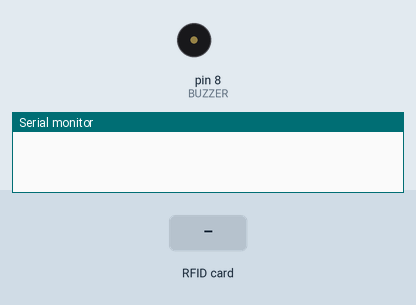
The sketch below on a simulated Arduino Uno, built with avr-gcc and run on an emulated ATmega328P. On the bench: buzzer (waves = sounding), the last lines printed to the serial monitor. The inputs (shaded band) are chosen by the test bench.

Above: at 1.2 s.
1.3 s: RFID card EB 96 70 8B held to the reader
At 1.58 s:
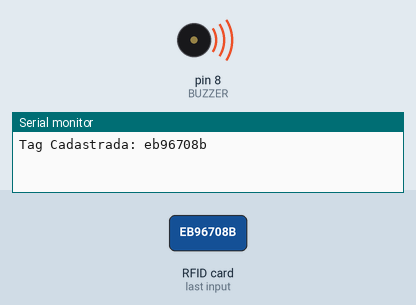
3.1 s: RFID card 5E 7A 19 C4 held to the reader
At 3.5 s:
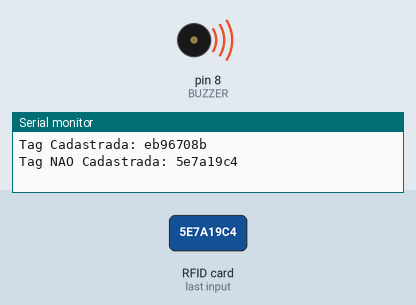
Timing chart, 0 to 6.1 s (numbered marks = the images above; inputs shaded):
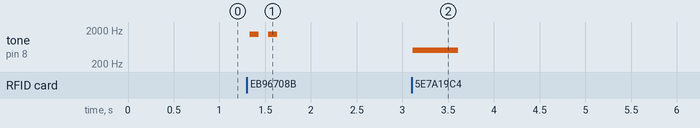

Measured:
- after the input at 1.3 s, tone on pin 8 (BUZZER): alternates 1500 Hz for 0.10 s and silent for 0.10 s, 4 changes in all, then stays silent, starting at once
- after the input at 3.1 s, tone on pin 8 (BUZZER): silent → 500 Hz at once, → silent 0.50 s later

The sketch:

controle_acesso_rfID.ino
```cpp
/*
-------- CONTROLE DE ACESSO VIA RFID ------------
=================================================
==   BLOG DA ROBOTICA - www.blogdarobotica.com ==
=================================================
Autor: Kleber Bastos
E-mail: contato@blogdarobotica.com
Fanpage: facebook.com/blogdarobotica
YouTube: youtube.com/user/blogdarobotica
*/

//Bibliotecas
#include <SPI.h>
#include <MFRC522.h>

//Pinos
#define LED_VERDE 6
#define LED_VERMELHO 7
#define BUZZER 8
#define SS_PIN 10
#define RST_PIN 9

String IDtag = ""; //Variável que armazenará o ID da Tag
bool Permitido = false; //Variável que verifica a permissão

//Vetor responsável por armazenar os ID's das Tag's cadastradas
String TagsCadastradas[] = {"eb96708b",
                            "ID_2",
                            "ID_3"};

MFRC522 LeitorRFID(SS_PIN, RST_PIN);    // Cria uma nova instância para o leitor e passa os pinos como parâmetro


void setup() {
        Serial.begin(9600);             // Inicializa a comunicação Serial
        SPI.begin();                    // Inicializa comunicacao SPI
        LeitorRFID.PCD_Init();          // Inicializa o leitor RFID
        //pinMode(LED_VERDE, OUTPUT);     // Declara o pino do led verde como saída
        //pinMode(LED_VERMELHO, OUTPUT);  // Declara o pino do led vermelho como saída
        //pinMode(BUZZER, OUTPUT);        // Declara o pino do buzzer como saída
}

void loop() {
  ler_ID();  //Chama a função responsável por fazer a leitura das Tag's
}

void ler_ID(){

        IDtag = ""; //Inicialmente IDtag deve estar vazia.

        // Verifica se existe uma Tag presente
        if ( !LeitorRFID.PICC_IsNewCardPresent() || !LeitorRFID.PICC_ReadCardSerial() ) {
            delay(50);
            return;
        }

        // Pega o ID da Tag através da função LeitorRFID.uid e Armazena o ID na variável IDtag
        for (byte i = 0; i < LeitorRFID.uid.size; i++) {
            IDtag.concat(String(LeitorRFID.uid.uidByte[i], HEX));
        }

        //Compara o valor do ID lido com os IDs armazenados no vetor TagsCadastradas[]
        for (int i = 0; i < (sizeof(TagsCadastradas)/sizeof(String)); i++) {
          if(  IDtag.equalsIgnoreCase(TagsCadastradas[i])  ){
              Permitido = true; //Variável Permitido assume valor verdadeiro caso o ID Lido esteja cadastrado
          }
        }

        if(Permitido == true) acessoLiberado(); //Se a variável Permitido for verdadeira será chamada a função acessoLiberado()
        else acessoNegado(); //Se não será chamada a função acessoNegado()

        delay(1000); //aguarda  segundo para efetuar uma nova leitura
}

void acessoLiberado(){
  Serial.println("Tag Cadastrada: " + IDtag); //Exibe a mensagem "Tag Cadastrada" e o ID da tag não cadastrada
    efeitoPermitido();  //Chama a função efeitoPermitido()
    Permitido = false;  //Seta a variável Permitido como false novamente
}

void acessoNegado(){
  Serial.println("Tag NAO Cadastrada: " + IDtag); //Exibe a mensagem "Tag NAO Cadastrada" e o ID da tag cadastrada
  efeitoNegado(); //Chama a função efeitoNegado()
}

void efeitoPermitido(){
  int qtd_bips = 2; //definindo a quantidade de bips
  for(int j=0; j<qtd_bips; j++){
    //Ligando o buzzer com uma frequência de 1500 hz e ligando o led verde.
    tone(BUZZER,1500);
    digitalWrite(LED_VERDE, HIGH);
    delay(100);

    //Desligando o buzzer e led verde.
    noTone(BUZZER);
    digitalWrite(LED_VERDE, LOW);
    delay(100);
  }
}

void efeitoNegado(){
  int qtd_bips = 1;  //definindo a quantidade de bips
  for(int j=0; j<qtd_bips; j++){
    //Ligando o buzzer com uma frequência de 500 hz e ligando o led vermelho.
    tone(BUZZER,500);
    digitalWrite(LED_VERMELHO, HIGH);
    delay(500);

    //Desligando o buzzer e o led vermelho.
    noTone(BUZZER);
    digitalWrite(LED_VERMELHO, LOW);
    delay(500);
  }
}
```
